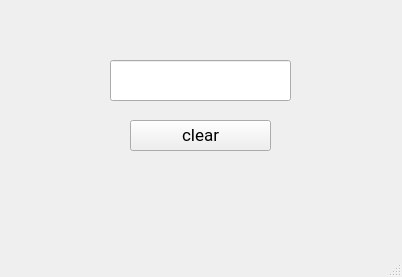
<?xml version="1.0" encoding="UTF-8"?>
<ui version="4.0">
 <class>MainWindow</class>
 <widget class="QMainWindow" name="MainWindow">
  <property name="geometry">
   <rect>
    <x>0</x>
    <y>0</y>
    <width>402</width>
    <height>277</height>
   </rect>
  </property>
  <property name="windowTitle">
   <string>MainWindow</string>
  </property>
  <widget class="QWidget" name="centralwidget">
   <widget class="QLineEdit" name="lineEdit">
    <property name="geometry">
     <rect>
      <x>110</x>
      <y>60</y>
      <width>181</width>
      <height>41</height>
     </rect>
    </property>
   </widget>
   <widget class="QPushButton" name="clear_btn">
    <property name="geometry">
     <rect>
      <x>130</x>
      <y>120</y>
      <width>141</width>
      <height>31</height>
     </rect>
    </property>
    <property name="font">
     <font>
      <family>Roboto</family>
      <pointsize>13</pointsize>
     </font>
    </property>
    <property name="text">
     <string>clear</string>
    </property>
   </widget>
  </widget>
  <widget class="QMenuBar" name="menubar">
   <property name="geometry">
    <rect>
     <x>0</x>
     <y>0</y>
     <width>402</width>
     <height>22</height>
    </rect>
   </property>
  </widget>
  <widget class="QStatusBar" name="statusbar"/>
 </widget>
 <resources/>
 <connections>
  <connection>
   <sender>clear_btn</sender>
   <signal>clicked()</signal>
   <receiver>lineEdit</receiver>
   <slot>clear()</slot>
   <hints>
    <hint type="sourcelabel">
     <x>200</x>
     <y>153</y>
    </hint>
    <hint type="destinationlabel">
     <x>201</x>
     <y>109</y>
    </hint>
   </hints>
  </connection>
 </connections>
</ui>
